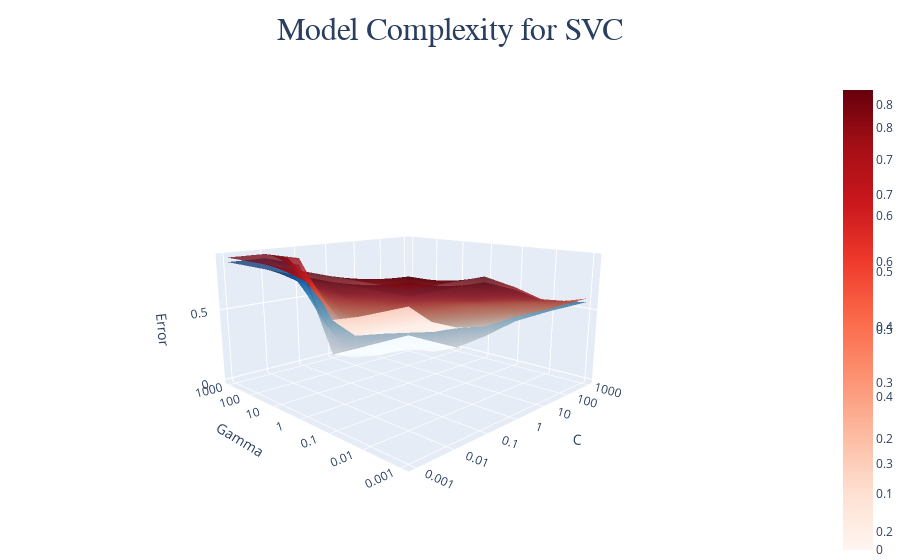

This figure's notebook cell:
### Markdown cell above
### Model Complexity

### Code cell
C_range = np.logspace(-3, 3, num = 7, base = 10)
gamma_range = np.logspace(-3, 3, num = 7, base = 10)

train_errors = np.zeros((len(C_range), len(gamma_range)))
test_errors = np.zeros((len(C_range), len(gamma_range)))

for i, C in enumerate(C_range):
    for j, gamma in enumerate(gamma_range):
        svm = SVC(C = C, gamma = gamma)
        svm.fit(x_train_red, y_train_red)
        train_pred = svm.predict(x_train_red)
        test_pred = svm.predict(x_test_red)
        train_errors[i, j] = 1 - accuracy_score(y_train_red, train_pred)
        test_errors[i, j] = 1 - accuracy_score(y_test_red, test_pred)

C, gamma = np.meshgrid(C_range, gamma_range)

fig = go.Figure(
    data = [go.Surface(
                x = C, y = gamma, z = train_errors.T, 
                colorscale = 'Blues', opacity = 0.8, name = 'Train Error'
            ),
            go.Surface(
                x = C, y = gamma, z = test_errors.T, 
                colorscale  ='Reds', opacity = 0.8, name = 'Test Error'
                )
            ],
            layout = go.Layout(
                title = {
                    'text': 'Model Complexity for SVC',
                    'font': {
                        'size': 32, 'family': 'Gulliver'
                    }, 
                    'x': 0.5
                },
                scene = dict(
                        xaxis = dict(title = 'C', type = 'log'),
                        yaxis = dict(title = 'Gamma', type = 'log'),
                        zaxis = dict(title = 'Error', type = 'linear'),
                        aspectratio = dict(x = 1, y = 1, z = 0.5),
                        camera = dict(eye = dict(x = -1.5, y = -1.5, z = 0.5)),
                        ),
                margin = dict(l = 0, r = 0, b = 0, t = 80),
                legend = dict(x = 0, y = 1, bgcolor = 'rgba(255, 255, 255, 0.5)'),
            )
)

fig.show()

### Figure 1 — Plotly figure (JSON) as saved in the notebook; plotly's stock layout.template omitted (floating-point values rounded to 4 significant figures)
{"data": [{"colorscale": [[0, "rgb(247,251,255)"], [0.125, "rgb(222,235,247)"], [0.25, "rgb(198,219,239)"], [0.375, "rgb(158,202,225)"], [0.5, "rgb(107,174,214)"], [0.625, "rgb(66,146,198)"], [0.75, "rgb(33,113,181)"], [0.875, "rgb(8,81,156)"], [1, "rgb(8,48,107)"]], "name": "Train Error", "opacity": 0.8, "type": "surface", "x": [[0.001, 0.01, 0.1, 1, 10, 100, 1000], [0.001, 0.01, 0.1, 1, 10, 100, 1000], [0.001, 0.01, 0.1, 1, 10, 100, 1000], [0.001, 0.01, 0.1, 1, 10, 100, 1000], [0.001, 0.01, 0.1, 1, 10, 100, 1000], [0.001, 0.01, 0.1, 1, 10, 100, 1000], [0.001, 0.01, 0.1, 1, 10, 100, 1000]], "y": [[0.001, 0.001, 0.001, 0.001, 0.001, 0.001, 0.001], [0.01, 0.01, 0.01, 0.01, 0.01, 0.01, 0.01], [0.1, 0.1, 0.1, 0.1, 0.1, 0.1, 0.1], [1, 1, 1, 1, 1, 1, 1], [10, 10, 10, 10, 10, 10, 10], [100, 100, 100, 100, 100, 100, 100], [1000, 1000, 1000, 1000, 1000, 1000, 1000]], "z": [[0.8257, 0.8257, 0.8257, 0.7487, 0.6475, 0.6002, 0.5529], [0.8257, 0.8257, 0.7402, 0.6407, 0.5933, 0.5369, 0.4442], [0.8257, 0.7627, 0.6332, 0.5826, 0.502, 0.4099, 0.3221], [0.8257, 0.6671, 0.5826, 0.438, 0.3293, 0.235, 0.1511], [0.8257, 0.6824, 0.4305, 0.2588, 0.1175, 0.02285, 0.0009791], [0.8257, 0.8257, 0.3531, 0.03655, 0.0009791, 0, 0], [0.8257, 0.8257, 0.7533, 0.0003264, 0, 0, 0]]}, {"colorscale": [[0, "rgb(255,245,240)"], [0.125, "rgb(254,224,210)"], [0.25, "rgb(252,187,161)"], [0.375, "rgb(252,146,114)"], [0.5, "rgb(251,106,74)"], [0.625, "rgb(239,59,44)"], [0.75, "rgb(203,24,29)"], [0.875, "rgb(165,15,21)"], [1, "rgb(103,0,13)"]], "name": "Test Error", "opacity": 0.8, "type": "surface", "x": [[0.001, 0.01, 0.1, 1, 10, 100, 1000], [0.001, 0.01, 0.1, 1, 10, 100, 1000], [0.001, 0.01, 0.1, 1, 10, 100, 1000], [0.001, 0.01, 0.1, 1, 10, 100, 1000], [0.001, 0.01, 0.1, 1, 10, 100, 1000], [0.001, 0.01, 0.1, 1, 10, 100, 1000], [0.001, 0.01, 0.1, 1, 10, 100, 1000]], "y": [[0.001, 0.001, 0.001, 0.001, 0.001, 0.001, 0.001], [0.01, 0.01, 0.01, 0.01, 0.01, 0.01, 0.01], [0.1, 0.1, 0.1, 0.1, 0.1, 0.1, 0.1], [1, 1, 1, 1, 1, 1, 1], [10, 10, 10, 10, 10, 10, 10], [100, 100, 100, 100, 100, 100, 100], [1000, 1000, 1000, 1000, 1000, 1000, 1000]], "z": [[0.8562, 0.8562, 0.8562, 0.7632, 0.6536, 0.6018, 0.5783], [0.8562, 0.8562, 0.7515, 0.6477, 0.6008, 0.5538, 0.4628], [0.8562, 0.7984, 0.638, 0.5832, 0.5333, 0.4413, 0.3591], [0.8562, 0.68, 0.5802, 0.4599, 0.3581, 0.2867, 0.2309], [0.8562, 0.7025, 0.4609, 0.318, 0.2329, 0.1879, 0.1732], [0.8562, 0.8562, 0.4951, 0.2094, 0.1732, 0.1722, 0.1722], [0.8562, 0.8562, 0.8023, 0.2847, 0.2661, 0.2661, 0.2661]]}], "layout": {"legend": {"bgcolor": "rgba(255, 255, 255, 0.5)", "x": 0, "y": 1}, "margin": {"b": 0, "l": 0, "r": 0, "t": 80}, "scene": {"aspectratio": {"x": 1, "y": 1, "z": 0.5}, "camera": {"eye": {"x": -1.5, "y": -1.5, "z": 0.5}}, "xaxis": {"title": {"text": "C"}, "type": "log"}, "yaxis": {"title": {"text": "Gamma"}, "type": "log"}, "zaxis": {"title": {"text": "Error"}, "type": "linear"}}, "title": {"font": {"family": "Gulliver", "size": 32}, "text": "Model Complexity for SVC", "x": 0.5}}}
